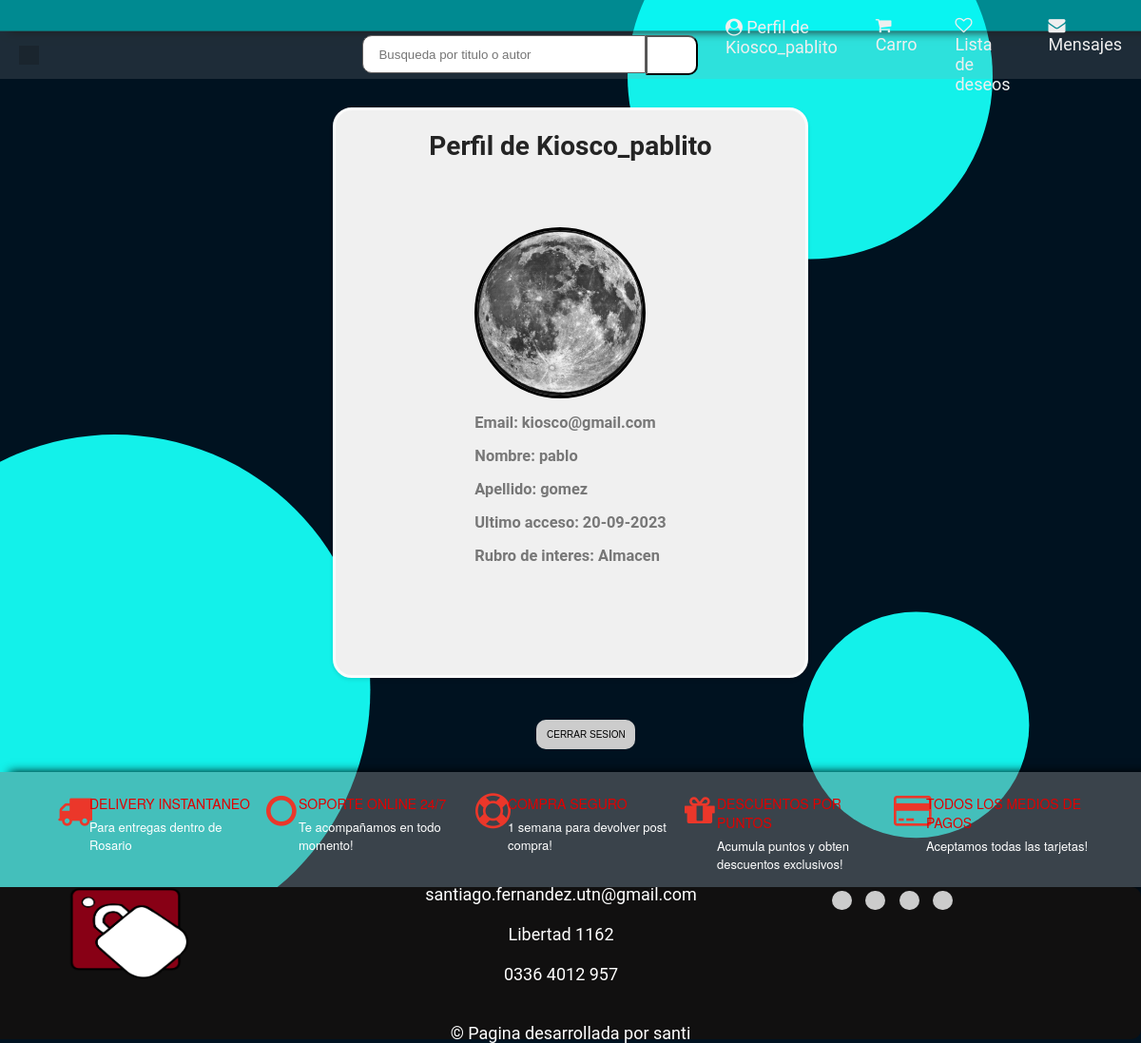
The page /user/ (signed in) on the database its author committed.
### clients/models.py (models this page shows)
class ClientModel(AbstractUser):
    cuit = models.CharField(max_length=11)
    business_line = models.CharField(choices=BusinessLineChoices.choices, max_length=128, default=BusinessLineChoices.OTROS.value)
    business_line_interes = models.CharField(choices=BusinessLineChoices.choices, max_length=128, default=BusinessLineChoices.OTROS.value)
    is_seller = models.BooleanField(default=False)
    is_buyer = models.BooleanField(default=True)
    state = models.CharField(max_length=128,blank = True, null = True)
    city = models.CharField(max_length=128,blank = True, null = True)
    postal_code = models.CharField(max_length = 4,blank = True, null = True)
    phone_number = models.CharField(max_length = 64)
    avatar = models.ImageField(upload_to="avatar", null = True, blank = True)

### user/views.py (the view, shortened to what this page needs)
# urls.py: path('', UserView.as_view(), name="user"),
class UserView(View):
    def get(self, request):
        user = self.request.user
        return render(request, "user.html", {"user": user})

### templates/user.html (shortened to what this page needs)
{%extends "home.html"%}
{% load humanize %}
{%block content%}
<div class="profile-card">
<div class="title"> <h1>Perfil de {{ user.username }} </h1></div>
  <div class="profile-description">
    <br><br><br><br>
    <div class="profile-picture"><img src="{{ user.avatar.url }}"
      alt="imagen de perfil"  class="profile-image"></div>
    <br>
    <div class="div1"> <h3> Email: {{ user.email }} </h1> </div><br>
      <div class="div1"> <h3> Nombre: {{ user.first_name }} </h1> </div><br>
      <div class="div1"> <h3> Apellido: {{ user.last_name }}</div><br>
    <div class="div1"> <h3> Ultimo acceso: {{ user.last_login|date:"d-m-Y" }}
      </h1> </div><br>
    <div class="div1"> <h3> Rubro de interes: {{ user.business_line_interes }}
      </h1> </div>
    <br><br><br><br><br><br>
  </div>
</div>
<a href="{% url 'logout' %}"><button type="button"class="icon-button-user"id="python-button" data-lang="python">
  CERRAR SESION</button></a>
{%endblock content%}

### templates/home.html (shortened to what this page needs)
<html>
  <head>
    {% load static %}
    <link rel="stylesheet" href="https://cdnjs.cloudflare.com/ajax/libs/font-awesome/4.7.0/css/font-awesome.min.css">
    <link rel="stylesheet" href="{% static 'css/home.css' %}" type="text/css" />
    <link rel="stylesheet" href="{% static 'css/user.css' %}" type="text/css" />
    <link rel="stylesheet" href="{% static 'css/cart.css' %}" type="text/css" />
    <link rel="stylesheet" href="{% static 'css/signup.css' %}" type="text/css" />
    <link rel="stylesheet" href="{% static 'css/publication.css' %}" type="text/css" />
    <link rel="stylesheet" href="{% static 'css/chat.css' %}" type="text/css" />
    <link rel="stylesheet" href="{% static 'css/payment.css' %}" type="text/css" />
    <link rel="stylesheet" href="{% static 'css/products.css' %}" type="text/css" />
    {% load humanize %}
  </head>
  <body>
    <div class="width-100 top-header">
      <div class="container-word">
        <div class="word-slide">
        </div>
      </div>
    </div>
    <div class="nav">
      <div class="nav-header">
        <div class="nav-title">
            <a href="/web/"><button type="button"class="icon-button-nav"id="python-button" data-lang="python">
              </button></a>
        </div>
      </div>
      <div class="width-50">
        <input class="search-textbox" type="text"
          Placeholder="Busqueda por titulo o autor">
        <button class="search-button">
        </button>
      </div>
      <div class="nav-links">
          {% if user.is_authenticated %}
            <a href="/user/"><i class="fa fa-user-circle" aria-hidden="true"></i> Perfil de {{ user.username |capfirst }}</a>
            <a href="{%url 'cart'%}"><i class="fa fa-shopping-cart" aria-hidden="true"></i> Carro
            </a>
            <a class="head1mr" href="#"><i class="fa fa-heart-o" aria-hidden="true"></i> Lista de deseos </a>
            <a href="{%url 'chat' %}"><i class="fa fa-envelope"></i> Mensajes</a>
          {% else %}
            <a href="/login/"><i class="fa fa-user-circle-o" aria-hidden="true"></i> Iniciar sesion </a>
          {% endif %}
      </div>
  </div>
    {% block content %}
    {% endblock content %}
    <div class="width-100 margin-top-50 feature-sect">
      <div class="container">
        <div class="width-20 featured-padding">
          <div class="featured-border">
            <div class="width-20 featured-content">
              <i class="fa fa-truck" aria-hidden="true"></i>
            </div>
            <div
              class="width-80 featured-content margin-top-8">
              <h4>Delivery Instantaneo</h4>
              <p>Para entregas dentro de Rosario</p>
            </div>
          </div>
        </div>
        <div class="width-20">
          <div class="featured-border">
            <div class="featured-bord">
              <div class="width-20 featured-content">
                <i class="fa fa-circle-o"
                  aria-hidden="true"></i>
              </div>
              <div
                class="width-80 featured-content margin-top-8">
                <h4>Soporte Online 24/7</h4>
                <p>Te acompañamos en todo momento! </p>
              </div>
            </div>
          </div>
        </div>
        <div class="width-20">
          <div class="featured-border">
            <div class="width-20 featured-content">
              <i class="fa fa-life-ring"
                aria-hidden="true"></i>
            </div>
            <div
              class="width-80 featured-content margin-top-8">
              <h4>Compra seguro</h4>
              <p>1 semana para devolver post compra!</p>
            </div>
          </div>
        </div>
        <div class="width-20">
          <div class="featured-border">
            <div class="width-20 featured-content">
              <i class="fa fa-gift" aria-hidden="true"></i>
            </div>
            <div
              class="width-80 featured-content margin-top-8">
              <h4>Descuentos por puntos</h4>
              <p>Acumula puntos y obten descuentos
                exclusivos!</p>
            </div>
          </div>
        </div>
        <div class="width-20">
          <div class="featured-border">
            <div class="width-20 featured-content">
              <i class="fa fa-credit-card"
                aria-hidden="true"></i>
            </div>
            <div
              class="width-80 featured-content margin-top-8">
              <h4>Todos los medios de pagos</h4>
              <p>Aceptamos todas las tarjetas!</p>
            </div>
          </div>
        </div>
      </div>
    </div>
    <footer class="footer">
      <div class="container">
        <div class="footer-content">
          <div class="footer-logo">
            <img src="{% static 'img/LOGOVECTORIZADOPNG.png' %}" class="logo-img" alt="[Logotipo]">
          </div>
          <div class="footer-links">
            <ul class="footer-menu">
              <li><a href="#">santiago.fernandez.utn@gmail.com</a></li><br><br>
              <li><a href="#">Libertad 1162</a></li><br><br>
              <li><a href="#">0336 4012 957</a></li><br><br>
            </ul>
          </div>
          <div class="footer-social">
            <ul class="social-icons">
              <li>
                <button type="button"
                  class="icon-button"
                  id="python-button" data-lang="python">
                  </button>
              </li>
              <li>
                <button type="button"
                  class="icon-button"
                  id="python-button" data-lang="python">
                  </button>
              </li>
              <li>
                <button type="button"
                  class="icon-button"
                  id="python-button" data-lang="python">
                  </button>
              </li>
              <li><button type="button"
                  class="icon-button"
                  id="python-button" data-lang="python">
                  </button>
              </li>
            </ul>
          </div>
        </div>
        <div class="footer-bottom">
          <p>&copy; Pagina desarrollada por santi</p>
        </div>
      </div>
    </footer>
  </body>
</html>

### static/css/home.css (style rules this page uses)
html, body { font-family: Roboto, sans-serif, arial; font-size: 14px; color: #242424; font-weight: 400; background-color: #06042000; background-image: url('../img/circle-scatter-haikei.svg'); background-attachment: fixed; background-size: cover; }
:root { --color1 : #00f8f886 ; --color2 : #ee7e4c ; --color3 : #83828272 ; --color4 : #111010 ; --color5 : #4c4949 ; }
html { -webkit-text-size-adjust: 100%; -ms-text-size-adjust: 100%; font-size: 10px; -webkit-tap-highlight-color: transparent }
* { margin: 0px; padding: 0px; -webkit-box-sizing: border-box; -moz-box-sizing: border-box; box-sizing: border-box; margin: 0; padding: 0; outline: 0 }
.container { width: 1150px; margin: 0px auto; display: table; }
.width-100 { width: 100%; float: left; background-color: var(--color3); box-shadow: #000000 10px 0px 10px; }
.width-50 { width: 50%; float: left; }
.width-80 { width: 80%; float: left; }
.width-20 { width: 20%; float: left; }
.word-slide { white-space: nowrap; overflow: hidden; }
.container-word { width: 100%; }
.top-header { background: var(--color1); padding: 8px 0px; border-bottom: 1px solid #3131315e; }
.search-textbox { padding-left: 16px; height: 40px; width: 80%; border: 1px solid #636060; border-radius: 10px 0px 0px 10px; float: left; }
.search-button { height: 42px; width: 55px; border-radius: 0px 10px 10px 0px; background: rgb(255, 255, 255); float: left; }
.logo-img { width: 160px; height: 100px; }
.featured-content i { font-size: 37px; padding: 7px 0 0 10px; color: #eb372a; }
.featured-content h4 { color: #e00000; font-size: 14px; margin: 0 0 5px; text-transform: uppercase; font-weight: 500; font-family: "Helvetica Neue", "Helvetica", "Arial", "sans-serif"; }
.featured-content p { font-size: 13px; color: #ffffff; font-family: "Helvetica Neue", "Helvetica", "Arial", "sans-serif"; }
.margin-top-8 { margin-top: 8px; }
.featured-border { width: 100%; float: left; padding: 15px 0px; }
.footer { font-size: 18px; width: 100%; height: 20vh; background-color:var(--color4); color: #fff; padding: 30px 0; border-radius: 0px 10px 10px 0px; position: relative; display: flex; align-items: center; justify-content: center; position:relative; left:0px; bottom:0px; }
.container { width: 100%; margin: 0 auto; padding: 0 50px; }
.footer-content { display: grid; grid-template-columns: 25% 50% 25%; }
.footer-menu { list-style: none; padding: 0; margin: 0; text-align: center; }
.footer-menu li { display: inline-block; margin-right: 20px; }
.footer-menu a { color: #fff; text-decoration: none; }
.social-icons { list-style: none; padding: 0; margin: 0; }
.icon-button-user { background-color: #ccc; border: 1px; border-radius: 10px; padding: 10px; border-color: rgb(7, 7, 7); cursor: pointer; font-size: 10px; margin-left:47%; margin-bottom: 2%; margin-top: 2px; position:relative; }
.icon-button { background-color: #ccc; border: 1px; border-radius: 100px; border-color: rgb(7, 7, 7); padding: 10px; cursor: pointer; font-size: 10px; transition: background-color 0.5s ease; }
.icon-button-nav { background-color: #0b060629; border: 1px; border-color: rgb(7, 7, 7); padding: 10px; cursor: pointer; font-size: 10px; }
.social-icons li { display: inline-block; margin-right: 10px; }
.social-icons li:last-child { margin-right: 0; }
.footer-bottom { margin-top: 20px; text-align: center; }
.footer-bottom p { margin: 0; }
.nav { height: 50px; width: 100%; padding: 0 10px; display: flex; align-items: center; justify-content: space-between; background-color: #9d9d9d30; position: relative; }
.nav .nav-header { width: 50%; display: inline; }
.nav .nav-header .nav-title { display: inline-block; font-size: 22px; color: #fff; padding: 10px; }
.nav .nav-links { width: 50%; display: inline-flex; justify-content: flex-end; column-gap: 20px; font-size: 18px; border: none; border-radius: 0 0 10px 10px; }
.nav .nav-links a { display: inline-block; padding: 10px 10px; text-decoration: none; color: #efefef; }

### rows shown on the page
ClientModel: username "Kiosco_pablito", avatar (picture), email "kiosco@gmail.com", first_name "pablo", last_name "gomez", last_login "20-09-2023", business_line_interes "Almacen"
